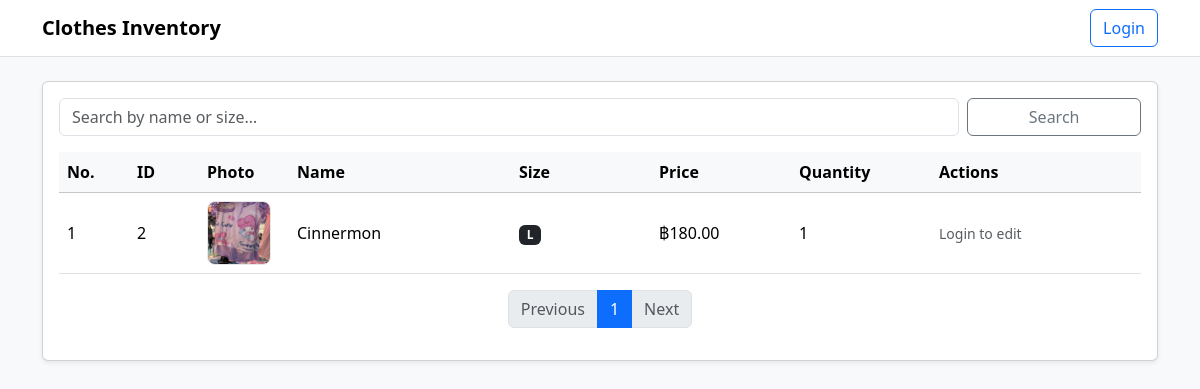
The page / on the database its author committed.
### tables this page shows
CREATE TABLE items (
            id INTEGER PRIMARY KEY AUTOINCREMENT,
            name TEXT NOT NULL,
            price REAL NOT NULL CHECK(price >= 0),
            quantity INTEGER NOT NULL CHECK(quantity >= 0),
            size TEXT NOT NULL CHECK(size IN ('S','M','L','XL')),
            photo TEXT
        );

### app.py (the view)
@app.route("/")
def index():
    q = request.args.get("q", "").strip()
    page = request.args.get("page", 1, type=int)   # current page
    per_page = 5                                   # items per page
    offset = (page - 1) * per_page
    conn = get_db()
    if q:
        total = conn.execute("""
            SELECT COUNT(*) FROM items
            WHERE name LIKE ? OR size LIKE ?
        """, (f"%{q}%", f"%{q}%")).fetchone()[0]
        rows = conn.execute("""
            SELECT * FROM items
            WHERE name LIKE ? OR size LIKE ?
            ORDER BY id ASC
            LIMIT ? OFFSET ?
        """, (f"%{q}%", f"%{q}%", per_page, offset)).fetchall()
    else:
        total = conn.execute("SELECT COUNT(*) FROM items").fetchone()[0]
        rows = conn.execute("""
            SELECT * FROM items
            ORDER BY id ASC
            LIMIT ? OFFSET ?
        """, (per_page, offset)).fetchall()
    conn.close()
    total_pages = (total // per_page) + (1 if total % per_page else 0)
    return render_template(
        "list.html",
        items=rows,
        q=q,
        page=page,
        per_page=per_page,
        total=total,
        total_pages=total_pages
    )

### app.py (called while the page is built)
def get_db():
    conn = sqlite3.connect(DB_PATH)
    conn.row_factory = sqlite3.Row
    return conn

### templates/list.html
{% extends "base.html" %}
{% block content %}
<div class="card shadow-sm">
  <div class="card-body">
    <form class="row g-2 mb-3" method="get" action="{{ url_for('index') }}">
      <div class="col-sm-8 col-md-10">
        <input name="q" class="form-control" placeholder="Search by name or size…" value="{{ q or '' }}">
      </div>
      <div class="col-sm-4 col-md-2 d-grid">
        <button class="btn btn-outline-secondary" type="submit">Search</button>
      </div>
    </form>
<div class="table-responsive">
    <table class="table table-hover align-middle">
    <thead class="table-light">
  <tr>
    <th style="width:70px;">No.</th>
    <th style="width:70px;">ID</th>
    <th style="width:90px;">Photo</th>
    <th>Name</th>
    <th style="width:140px;">Size</th>
    <th style="width:140px;">Price</th>
    <th style="width:140px;">Quantity</th>
    <th style="width:210px;">Actions</th>
  </tr>
</thead>
<tbody>
  {% for it in items %}
    <tr>
      <td>{{ (page - 1) * per_page + loop.index }}</td>
      <td>{{ it.id }}</td>
      <td>
        {% if it.photo %}
          <img class="thumb" src="{{ url_for('static', filename='uploads/' ~ it.photo) }}" alt="photo">
        {% else %}
          <div class="text-muted small">No photo</div>
        {% endif %}
      </td>
      <td>{{ it.name }}</td>
      <td><span class="badge text-bg-dark">{{ it.size }}</span></td>
      <td>฿{{ '%.2f'|format(it.price) }}</td>
      <td>{{ it.quantity }}</td>
      <td>
        {% if session.get('user') %}
          <div class="btn-row">
            <a href="{{ url_for('edit', item_id=it.id) }}" class="btn btn-sm btn-secondary">Edit</a>
            <a href="{{ url_for('duplicate_item', item_id=it.id) }}" class="btn btn-warning btn-sm">Duplicate</a>
            <form method="post" action="{{ url_for('delete', item_id=it.id) }}" onsubmit="return confirm('Delete this item?');">
              <button class="btn btn-sm btn-outline-danger">Delete</button>
            </form>
            <form method="post" action="{{ url_for('withdraw_add', item_id=it.id) }}" class="d-flex align-items-center gap-1">
              <input type="number" name="qty" min="1" value="1" class="form-control form-control-sm" style="width:70px">
              <button class="btn btn-sm btn-outline-primary" type="submit">Withdraw</button>
            </form>
          </div>
        {% else %}
          <span class="text-muted small">Login to edit</span>
        {% endif %}
      </td>
    </tr>
  {% else %}
    <tr><td colspan="8" class="text-center text-muted py-4">No items yet. Click “Add Item”.</td></tr>
  {% endfor %}
</tbody>
      </table>
      <nav>
  <ul class="pagination justify-content-center">
    {% if page > 1 %}
      <li class="page-item">
        <a class="page-link" href="{{ url_for('index', q=q, page=page-1) }}">Previous</a>
      </li>
    {% else %}
      <li class="page-item disabled"><span class="page-link">Previous</span></li>
    {% endif %}
    {% for p in range(1, total_pages + 1) %}
      <li class="page-item {% if p == page %}active{% endif %}">
        <a class="page-link" href="{{ url_for('index', q=q, page=p) }}">{{ p }}</a>
      </li>
    {% endfor %}
    {% if page < total_pages %}
      <li class="page-item">
        <a class="page-link" href="{{ url_for('index', q=q, page=page+1) }}">Next</a>
      </li>
    {% else %}
      <li class="page-item disabled"><span class="page-link">Next</span></li>
    {% endif %}
  </ul>
</nav>
    </div>
  </div>
</div>
{% endblock %}

### templates/base.html (shortened to what this page needs)
<!doctype html>
<html lang="en">
<head>
  <link href="https://cdn.jsdelivr.net/npm/bootstrap@5.3.3/dist/css/bootstrap.min.css" rel="stylesheet">
</head>
<body class="bg-light">
<nav class="navbar navbar-expand-lg bg-white border-bottom mb-4">
  <div class="container">
    <a class="navbar-brand fw-semibold" href="{{ url_for('index') }}">Clothes Inventory</a>
    <div class="ms-auto d-flex gap-2">
      {% if session.get('user') %}
        <span class="navbar-text me-2">Hi, {{ session['user'] }}</span>
        <a class="btn btn-outline-secondary" href="{{ url_for('withdraw_page') }}">
          Withdraw Items ({{ withdraw_count or 0 }})
        </a>
        <a class="btn btn-outline-secondary" href="{{ url_for('view_logs') }}">Logs</a>
        <a class="btn btn-outline-secondary" href="{{ url_for('logout') }}">Logout</a>
        <a class="btn btn-primary" href="{{ url_for('add') }}">+ Add Item</a>
      {% else %}
        <a class="btn btn-outline-primary" href="{{ url_for('login') }}">Login</a>
      {% endif %}
    </div>
  </div>
</nav>
<main class="container">
  {% block content %}{% endblock %}
</main>
</body>
</html>

### templates/base.html (style rules this page uses)
.table td, .table th { vertical-align: middle; }
.thumb { width: 64px; height: 64px; object-fit: cover; border-radius: 8px; border: 1px solid #e6e6e6; }

### rows shown on the page
items: (page-1)*per_page+loop.index "1", id "2", photo (picture), name "Cinnermon", size "L", price "180.00", quantity "1"

### other values the page prints
{{ p }} "1"
